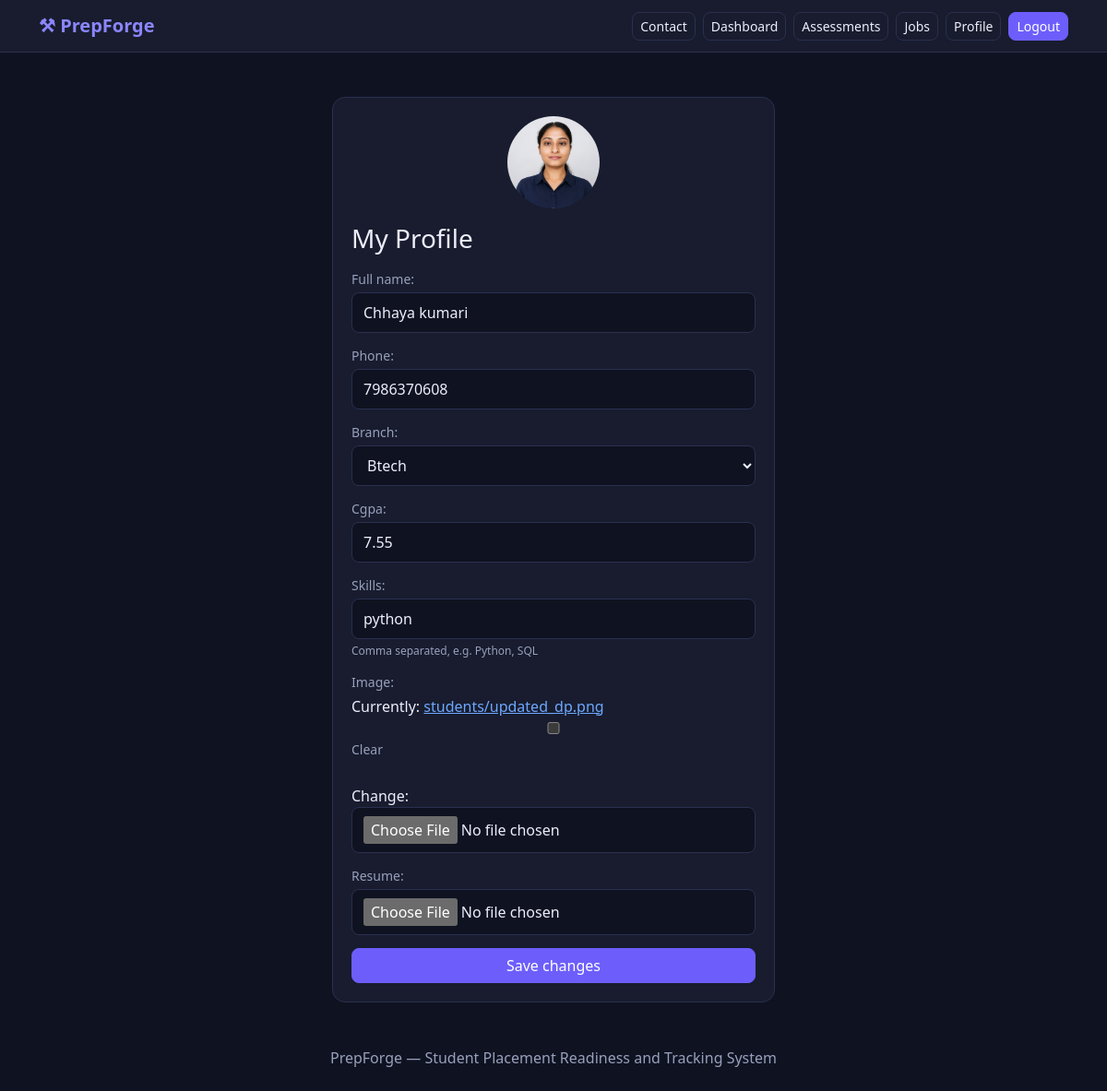
Screenshot of /profile/ (signed in) with the database file from the repository.
### students/models.py (models this page shows, shortened)
class Student(models.Model):
    user = models.OneToOneField(
        settings.AUTH_USER_MODEL,
        on_delete=models.CASCADE,
        related_name="student_profile",
    )
    full_name = models.CharField(max_length=100)
    roll_number = models.CharField(max_length=30, unique=True)
    phone = models.CharField(max_length=15, blank=True)
    image = models.ImageField(upload_to="students/", blank=True, null=True)
    resume = models.FileField(upload_to="resumes/", blank=True, null=True)
    branch = models.CharField(max_length=10, default="CSE")
    cgpa = models.DecimalField(max_digits=3, decimal_places=2, default=0)
    skills = models.CharField(
        max_length=200, blank=True, help_text="Comma separated, e.g. Python, SQL"
    )

### students/views.py (the view)
# urls.py: path("profile/", views.profile, name="profile"),
@student_required
def profile(request, s):
    form = ProfileForm(request.POST or None, request.FILES or None, instance=s)
    if request.method == "POST" and form.is_valid():
        form.save()
        messages.success(request, "Profile updated.")
        return redirect("profile")
    return render(request, "profile.html", {"form": form, "student": s})

### students/forms.py (shortened to what this page needs)
class ProfileForm(forms.ModelForm):
    branch = forms.ChoiceField(choices=BRANCHES)
    class Meta:
        model = Student
        fields = ["full_name", "phone", "branch",
                  "cgpa", "skills", "image", "resume"]

### students/views.py (called while the page is built)
def get_student(request):
    return getattr(request.user, "student_profile", None)

def student_required(view):
    @wraps(view)
    def wrapper(request, *args, **kwargs):
        if not request.user.is_authenticated:
            return redirect_to_login(request.get_full_path())
        s = get_student(request)
        if s is None:
            if request.user.is_staff:
                return redirect("admin_dashboard")
            messages.error(
                request, "No student profile found for this account.")
            return redirect("home")
        return view(request, s, *args, **kwargs)
    return wrapper

### templates/profile.html (shortened to what this page needs)
{% extends 'base.html' %}
{% block content %}
<div class="form-box pf-card">
  <div class="text-center mb-3">
    {% if student.image %}
      <img src="{{ student.image.url }}" alt="Photo" class="rounded-circle" style="width:100px;height:100px;object-fit:cover;">
    {% else %}
      <div class="rounded-circle d-inline-flex align-items-center justify-content-center fs-1 fw-bold" style="width:100px;height:100px;background:var(--ac2);color:var(--ac);">{{ student.full_name|first|upper }}</div>
    {% endif %}
  </div>
  <h3 class="mb-3">My Profile</h3>
  <form method="post" enctype="multipart/form-data">
    {{ form.as_p }}
    <button type="submit" class="btn pf-btn w-100">Save changes</button>
  </form>
</div>
{% endblock %}

### templates/base.html (style rules this page uses)
:root { --bg: #0f1220; --card: #181c2e; --bd: #2a3050; --tx: #eceefb; --mu: #98a0bd; --ac: #8b86ff; --btn: #6d5efc; --ac2: #23274a; }
body { background: var(--bg); color: var(--tx); font-family: system-ui, -apple-system, "Segoe UI", sans-serif; }
.pf-btn { background: var(--btn); color: #fff; border: 1px solid var(--btn); border-radius: 8px; }
.pf-card { background: var(--card); border: 1px solid var(--bd); border-radius: 14px; padding: 20px; height: 100%; }
.form-box { max-width: 480px; margin: 0 auto; }
.form-box p { margin-bottom: 14px; }
.form-box label { display: block; margin-bottom: 4px; color: var(--mu); font-size: 14px; }
.form-box input, .form-box select { width: 100%; background: var(--bg); color: var(--tx); border: 1px solid var(--bd); border-radius: 8px; padding: 9px 12px; }
.form-box .helptext { display: block; color: var(--mu); font-size: 12px; margin-top: 4px; }

### rows the page displays
Student: image (picture), full_name "Chhaya kumari", phone "7986370608", branch "Btech", cgpa "7.55", skills "python"
